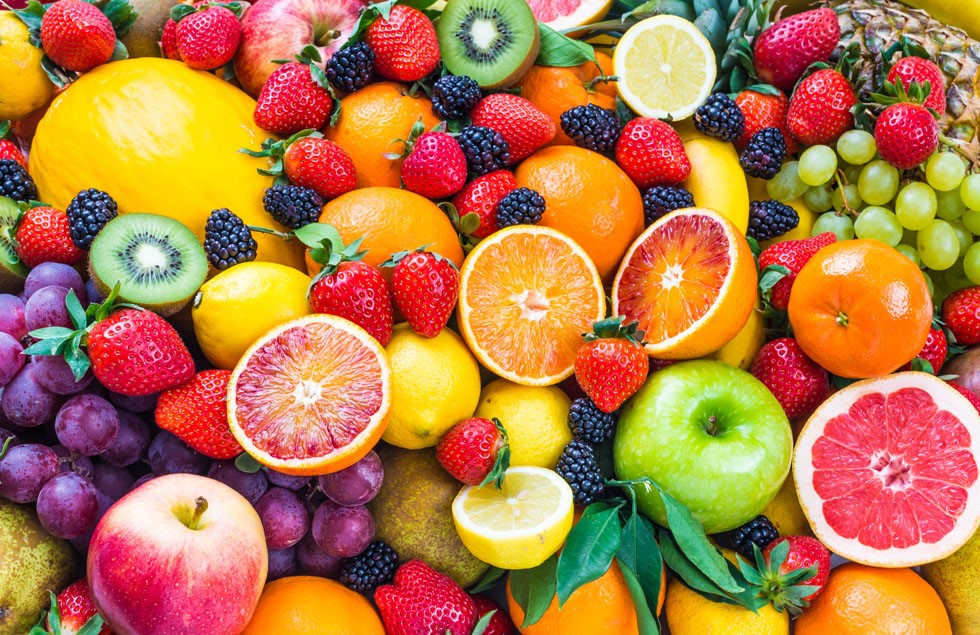
//> input picture default.jpeg, 980 x 635 px
$ ./possion ../default.jpeg   (built with g++ and OpenCV 4)
//> lines starting //> are read from the running program, lines starting //| are printed output that depends on the picture; after the words box and inside, x2 and y2 are one past the last pixel; in counts of white or black regions, pixels touching at a corner belong together
#ifdef _CH_
#pragma package < opencv>
#endif

#include "stdafx.h"
#include "opencv.hpp"
#include "highgui/highgui.hpp"
#include <stdio.h>
#include <stdlib.h>
#include <math.h>
#include <string.h>
#define PI 3.1415926

struct LinkedList
{
	float x;
	float y;
	int flag;
	double a0;
	LinkedList *next;
};
IplImage *marker_mask = 0;
IplImage *markers = 0;
IplImage *img0 = 0, *img = 0, *img_gray = 0, *wshed = 0;
CvPoint prev_pt = {-1, -1};
int M;
int N;
int poisson(int K);
float s(float x, float y, float x0, float y0);
void fsampleseed(struct LinkedList *ph, struct LinkedList *temp, int K);
void try2find(float *dx, float *dy, int K, double a);
void drawseed(struct LinkedList *ph);
int main(int argc, char **argv)
{
	char *filename = argc >= 2 ? argv[1] : (char *)"colors.jpg";
	CvRNG rng = cvRNG(-1);
	int K = 0;

	if ((img0 = cvLoadImage(filename, 1)) == 0)
		return 0;
//> img0 is the input picture: 635 rows x 980 cols, CV_8UC3; mean B, G, R 72, 121.5, 180.8
	cvNamedWindow("image", 1);				 //������
	cvNamedWindow("watershed transform", 1); //������
	img = cvCloneImage(img0);
	img_gray = cvCloneImage(img0);
	wshed = cvCloneImage(img0);
	marker_mask = cvCreateImage(cvGetSize(img), 8, 1);
	markers = cvCreateImage(cvGetSize(img), IPL_DEPTH_32S, 1);
	cvCvtColor(img, marker_mask, CV_BGR2GRAY);
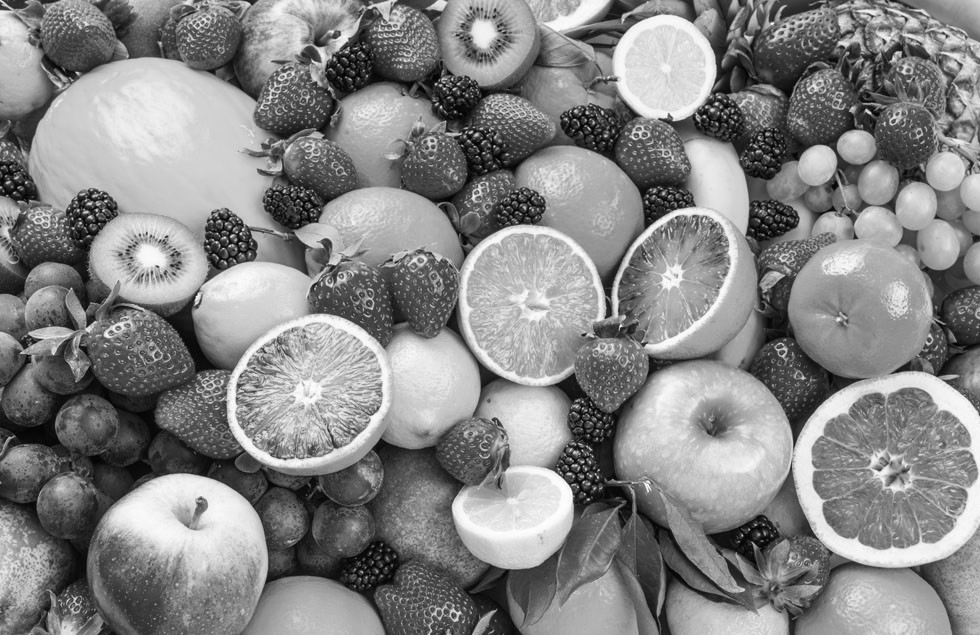
//> marker_mask: 635 rows x 980 cols, CV_8UC1; min 0, max 255, mean 133.6
	cvCvtColor(marker_mask, img_gray, CV_GRAY2BGR);

	cvZero(marker_mask);
//> marker_mask: 635 rows x 980 cols, CV_8UC1; every value is 0
	cvZero(wshed);
//> wshed: 635 rows x 980 cols, CV_8UC3; every value is 0
	cvShowImage("image", img);
	cvShowImage("watershed transform", wshed);

	M = img->width;
//> M = 980
	N = img->height;
//> N = 635
	printf("tips: \n"
		   "\tENTER - run watershed algorithm\n");
	printf("Please input K:");
	scanf("%d", &K);
//> the answer given: 3
	poisson(K);
//> after the loop in drawseed, `for (temp = ph, t = 1; temp != NULL; temp = temp->next, t++)`:
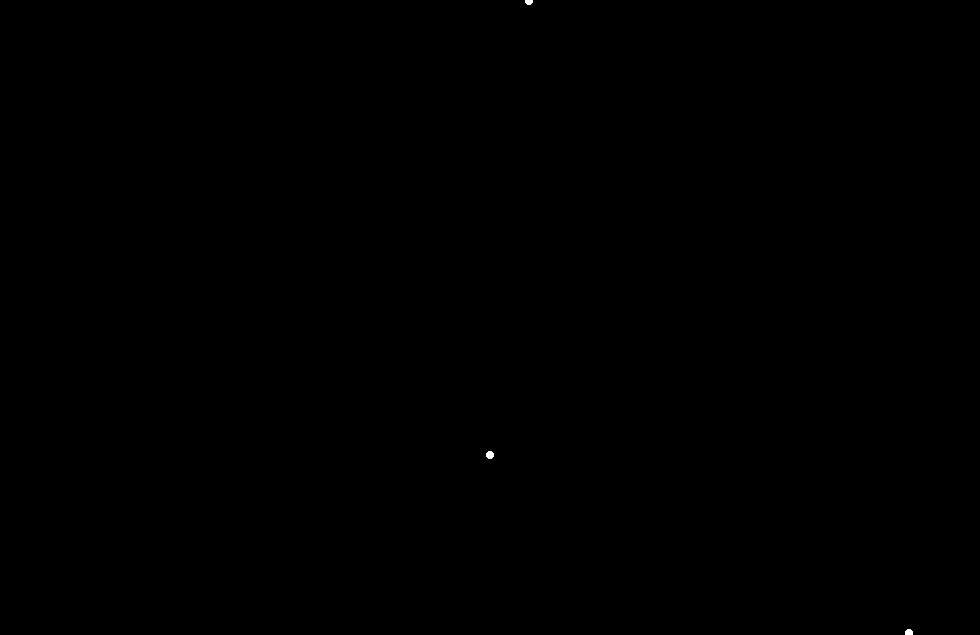
//> marker_mask: 635 rows x 980 cols, CV_8UC1; 0.02% white; 3 white regions
//> after the loop in drawseed, `for (temp = ph, t = 1; temp != NULL; temp = temp->next, t++)`: img: 635 rows x 980 cols, CV_8UC3; mean B, G, R 72, 121.5, 180.7
//> after the loop in drawseed, `for (temp = ph, t = 1; temp != NULL; temp = temp->next, t++)`: s = '3'
	CvMemStorage *storage = cvCreateMemStorage(0);
	CvSeq *contours = 0;
	CvMat *color_tab;
	int i, j, comp_count = 0;
	cvFindContours(marker_mask, storage, &contours, sizeof(CvContour),
				   CV_RETR_CCOMP, CV_CHAIN_APPROX_SIMPLE);
//> marker_mask: 635 rows x 980 cols, CV_8UC1; 128 pixels changed, all inside (x1, y1, x2, y2) = (486, 0, 913, 635)
//> contours = 3 contours, 1 with area under 20; largest, box (x1, y1, x2, y2) and area: (486, 451, 494, 459) 41, (905, 629, 913, 634) 24
	cvZero(markers);
	for (; contours != 0; contours = contours->h_next, comp_count++)
	{
		cvDrawContours(markers, contours, cvScalarAll(comp_count + 1),
					   cvScalarAll(comp_count + 1), -1, -1, 8, cvPoint(0, 0));
	}
//> this loop made 3 passes
//> contours on pass 3: 1 contour, all with area under 20
//> after the loop, contours = 0 contours; comp_count = 3
	cvWatershed(img0, markers);
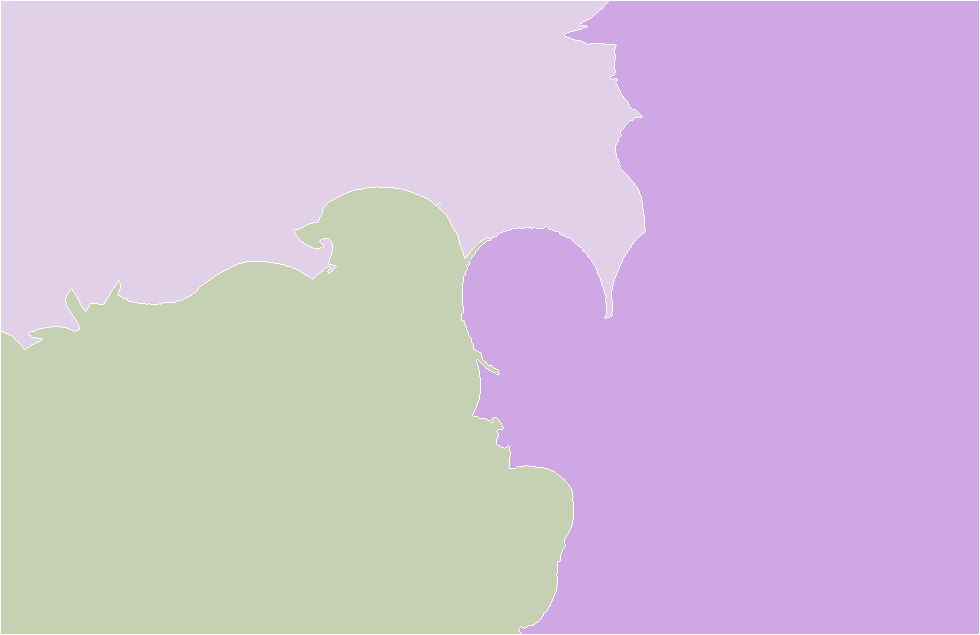
//> markers: 635 rows x 980 cols, CV_32SC1; 4 distinct labels, from -1 to 3; one colour per label, 0 black, -1 white
	color_tab = cvCreateMat(1, comp_count, CV_8UC3);
//> color_tab = [[0, 0, 0], [0, 0, 0], [0, 0, 0]]
	for (i = 0; i < comp_count; i++)
	{
		uchar *ptr = color_tab->data.ptr + i * 3;
		ptr[0] = (uchar)(cvRandInt(&rng) % 180 + 50);
		ptr[1] = (uchar)(cvRandInt(&rng) % 180 + 50);
		ptr[2] = (uchar)(cvRandInt(&rng) % 180 + 50);
	}
//> this loop made 3 passes
	for (i = 0; i < markers->height; i++)
		for (j = 0; j < markers->width; j++)
		{
			int idx = CV_IMAGE_ELEM(markers, int, i, j);
			uchar *dst = &CV_IMAGE_ELEM(wshed, uchar, i, j * 3);
			if (idx == -1)
				dst[0] = dst[1] = dst[2] = (uchar)255;
			else if (idx <= 0 || idx > comp_count)
				dst[0] = dst[1] = dst[2] = (uchar)0; // should not get here
			else
			{
				uchar *ptr = color_tab->data.ptr + (idx - 1) * 3;
				dst[0] = ptr[0];
				dst[1] = ptr[1];
				dst[2] = ptr[2];
			}
		}
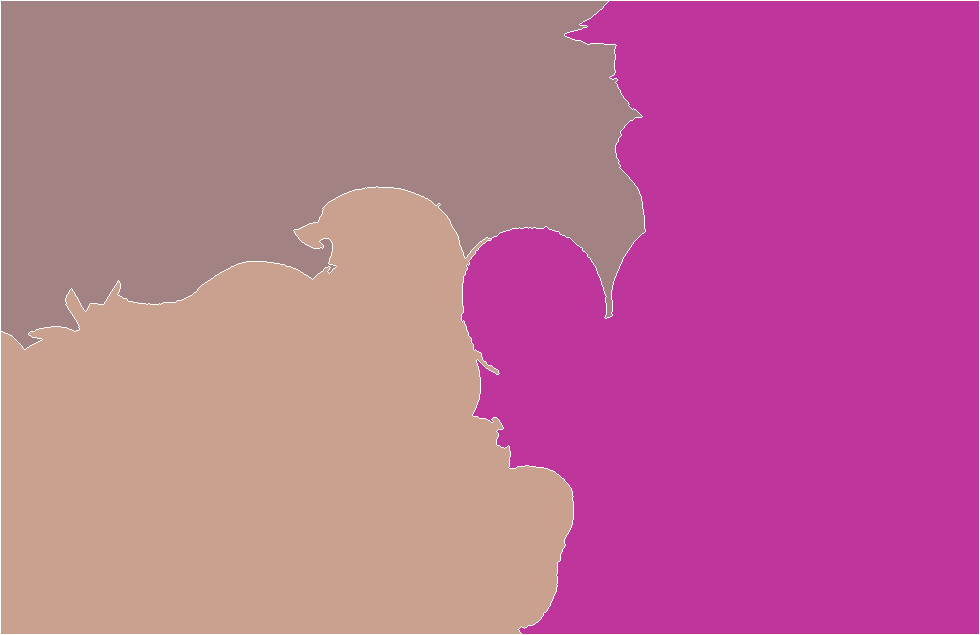
//> wshed: 635 rows x 980 cols, CV_8UC3; mean B, G, R 146, 107.7, 187.2

	cvAddWeighted(wshed, 0.5, img_gray, 0.5, 0, wshed);
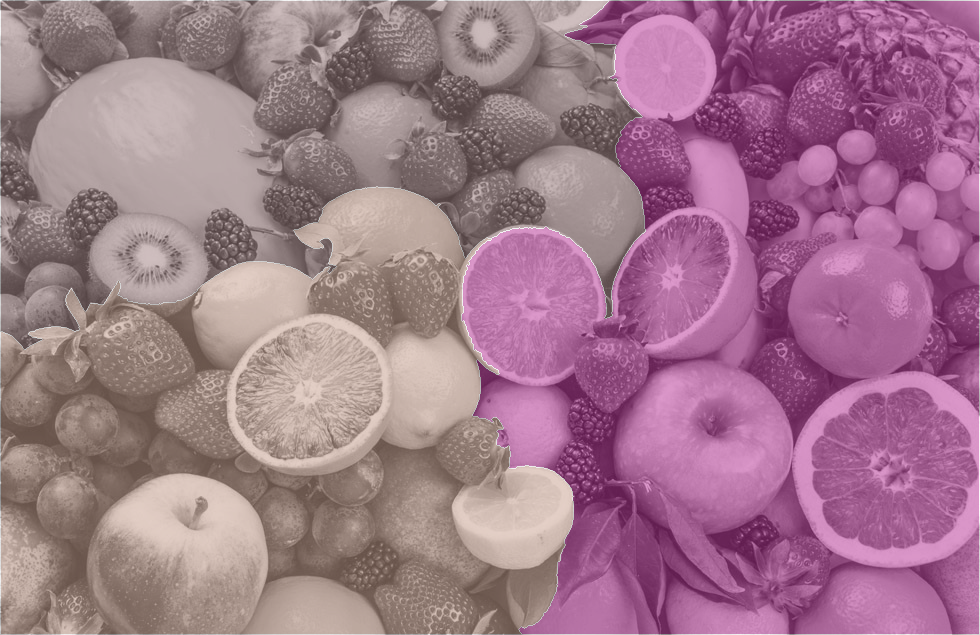
//> wshed: 635 rows x 980 cols, CV_8UC3; mean B, G, R 139.8, 120.7, 160.4
	cvShowImage("watershed transform", wshed);
	cvShowImage("image", img);
	cvReleaseMemStorage(&storage);
	cvReleaseMat(&color_tab);
	cvWaitKey();
	return 0;
}
/*************************************************
�²���Բ��
���ܣ����ղ���Բ��ȡ���ӵ�
������
			int K���û�Ҫȡ�����ӵ����
*************************************************/
int poisson(int K)
{
	int i;						  //�����������ӵ�ĸ���
	struct LinkedList *ph, *temp; //���ӵ�����ͷ��� ��ʱָ��
	CvRNG rng;					  //�����

	rng = cvRNG(cvGetTickCount());								 //��ʼ��
	ph = (struct LinkedList *)malloc(sizeof(struct LinkedList)); //��������
	temp = ph;													 //��ʱָ����ָ��ͷ���
	ph->x = (float)M / 2;										 //��һ�����ӵ��λ��
	ph->y = (float)cvSqrt((float)(M * N / K));
	ph->flag = 0; //��ʼ����һ�����ӵ��־λ
	ph->next = NULL;
	ph->a0 = 2 * PI * cvRandReal(&rng);		//���ȡ���ʼ�Ƕ�
	for (i = 1; i < K && temp != NULL; i++) //������ĵ�
	{
		fsampleseed(ph, temp, K); //�ҵ����ӵ�
		if (temp->flag == 1)	  //���ȷ�ϸ����ӵ���Χ�Ѿ�û�п�ȡ�ĵ�
		{
			i--;			   //�Ƚ�����λ�Լ�ʹ����λ�������
			temp = temp->next; //��ʼ����һ�����ӵ����
		}
	}
	drawseed(ph); //�������ӵ�
	return 0;
}
/*************************************************
Ѱ�����ӵ�
���ܣ������ҵ���ǰ���ӵ���Χ��ȡ�����ӵ㣬����������
������
			struct LinkedList*ph������ͷ���
			struct LinkedList*tem����ǰ���������ӵ�
			int K�����ӵ����
*************************************************/
void fsampleseed(struct LinkedList *ph, struct LinkedList *temp, int K)
{
	float *dx, *dy;					  //�����ӵ㵽��ǰ���ӵ�ľ���
	int i = 0;						  //������Ҵ���
	struct LinkedList *p, *add, *end; //��ʱָ�� ���ӵĽ�� ��β���
	double a;						  //�Ƕ�
	CvRNG rng;						  //�����

	rng = cvRNG(cvGetTickCount());								  //��ʼ�������
	add = (struct LinkedList *)malloc(sizeof(struct LinkedList)); //��ʼ��
	dx = (float *)malloc(sizeof(float));
	dy = (float *)malloc(sizeof(float));
	for (end = ph; end->next != NULL; end = end->next)
		;						  //ָ��ĩλ���
	a = temp->a0;				  //��ʼ�Ƕ�
	while (a < temp->a0 + 2 * PI) //��ǰ���ӵ���ΧһȦû�б�����
	{
		do
		{
			if (i < 3) //�������
			{
				i++;																//����
				try2find(dx, dy, K, temp->a0 + (cvRandInt(&rng) % 360) * PI / 180); //�������һ����
			}
			else //������ҽ�����ʼ����
			{
				a += PI / 180;			//ÿ������һ���Ƕ�
				try2find(dx, dy, K, a); //�Ե�ǰ�Ƕȳ���
			}
		} while (((temp->x + *dx) <= 0) || ((temp->x + *dx) >= (float)M) || ((temp->y + *dy) <= 0) || ((temp->y + *dy) >= (float)N)); //�õ㻹��ͼ��Χ��
		for (p = ph; p->next != NULL; p = p->next)																					  //��������
			if (s(temp->x + *dx, temp->y + *dy, p->x, p->y) < (float)(M * N / K))													  //�ж��Ƿ��ÿ���㶼��������
				break;
		if (p->next == NULL && (s(temp->x + *dx, temp->y + *dy, p->x, p->y) >= (float)(M * N / K))) //������������Ҷ���������
		{
			add->x = temp->x + *dx; //���ýڵ������������ʼ��
			add->y = temp->y + *dy;
			add->flag = 0;
			add->a0 = PI * cvFastArctan(-*dx, -*dy) / 180; //��ʼ�Ƕ�λ��Ϊ����ǰ���ӵ�
			p->next = add;
			add->next = NULL;
			break;
		}
	}
	if (a >= temp->a0 + 2 * PI) //���ȷ�����Ҳ����µ����ӵ�
	{
		temp->flag = 1; //����ǰ���ӵ���λ
		free(add);
	}
	free(dx);
	free(dy);
}
/*************************************************
���뺯��
���ܣ��������������ƽ��
*************************************************/
float s(float x, float y, float x0, float y0)
{
	return (x - x0) * (x - x0) + (y - y0) * (y - y0);
}
/*************************************************
���ܣ����㳢�ԽǶȵĵ������
*************************************************/
void try2find(float *dx, float *dy, int K, double a)
{
	double r;
	//CvRNG rng;

	//rng= cvRNG(cvGetTickCount());
	r = cvSqrt((float)(M * N / K)); //�̶��뾶ΪҪ�����С����
	*dx = (float)((r)*cos(a));		//
	*dy = (float)((r)*sin(a));
	//*a=(cvRandInt(&rng)%360)*PI/180;
	//*a+=PI/180;
}
/*************************************************
���ӵ���ƺ���
���ܣ���ͼ�Ͻ����ӵ㻭��
*************************************************/
void drawseed(struct LinkedList *ph)
{
	struct LinkedList *temp;
	int t;
	char s[5];
	CvFont font;

	cvInitFont(&font, CV_FONT_HERSHEY_PLAIN, 1.0, 1.0, 0, 2, 8);
	for (temp = ph, t = 1; temp != NULL; temp = temp->next, t++)
	{
		itoa(t, s, 10);
		cvRectangle(marker_mask, cvPoint((int)temp->x - 2, (int)temp->y - 2), cvPoint((int)temp->x + 1, (int)temp->y + 1), cvScalar(255, 255, 255), 3, 4, 0);
		cvPutText(img, s, cvPoint((int)temp->x + 1, (int)temp->y - 1), &font, cvScalar(0, 0, 0));
		cvRectangle(img, cvPoint((int)temp->x - 2, (int)temp->y - 2), cvPoint((int)temp->x + 1, (int)temp->y + 1), cvScalar(0, 0, 0), 3, 4, 0);
	}
	printf("total:%d\n", t - 1);
}
